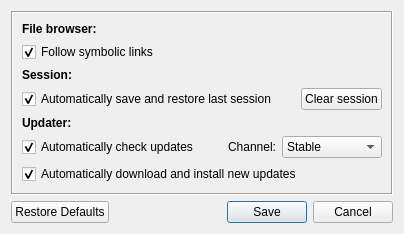
<?xml version="1.0" encoding="UTF-8"?>
<ui version="4.0">
 <class>settingsDialog</class>
 <widget class="QDialog" name="settingsDialog">
  <property name="geometry">
   <rect>
    <x>0</x>
    <y>0</y>
    <width>404</width>
    <height>218</height>
   </rect>
  </property>
  <property name="windowTitle">
   <string>Settings</string>
  </property>
  <property name="modal">
   <bool>true</bool>
  </property>
  <layout class="QVBoxLayout" name="verticalLayout_2">
   <item>
    <widget class="QFrame" name="frame">
     <property name="frameShape">
      <enum>QFrame::Box</enum>
     </property>
     <property name="frameShadow">
      <enum>QFrame::Sunken</enum>
     </property>
     <layout class="QVBoxLayout" name="verticalLayout">
      <item>
       <widget class="QLabel" name="fileBrowserLbl">
        <property name="font">
         <font>
          <weight>75</weight>
          <bold>true</bold>
         </font>
        </property>
        <property name="text">
         <string>File browser:</string>
        </property>
       </widget>
      </item>
      <item>
       <widget class="QCheckBox" name="followSymChBox">
        <property name="text">
         <string>Follow symbolic links</string>
        </property>
        <property name="checked">
         <bool>true</bool>
        </property>
       </widget>
      </item>
      <item>
       <widget class="QLabel" name="sessionLbl">
        <property name="font">
         <font>
          <weight>75</weight>
          <bold>true</bold>
         </font>
        </property>
        <property name="text">
         <string>Session:</string>
        </property>
       </widget>
      </item>
      <item>
       <layout class="QHBoxLayout" name="sessionLayout">
        <item>
         <widget class="QCheckBox" name="saveRestoreSessionChBox">
          <property name="sizePolicy">
           <sizepolicy hsizetype="Expanding" vsizetype="Fixed">
            <horstretch>0</horstretch>
            <verstretch>0</verstretch>
           </sizepolicy>
          </property>
          <property name="text">
           <string>Automatically save and restore last session</string>
          </property>
          <property name="checked">
           <bool>true</bool>
          </property>
         </widget>
        </item>
        <item>
         <widget class="QPushButton" name="clearSessionBtn">
          <property name="text">
           <string>Clear session</string>
          </property>
         </widget>
        </item>
       </layout>
      </item>
      <item>
       <widget class="QLabel" name="updaterLbl">
        <property name="font">
         <font>
          <weight>75</weight>
          <bold>true</bold>
         </font>
        </property>
        <property name="text">
         <string>Updater:</string>
        </property>
       </widget>
      </item>
      <item>
       <layout class="QHBoxLayout" name="horizontalLayout">
        <property name="spacing">
         <number>6</number>
        </property>
        <item>
         <widget class="QCheckBox" name="checkUpdatesChBox">
          <property name="text">
           <string>Automatically check updates</string>
          </property>
          <property name="checked">
           <bool>true</bool>
          </property>
         </widget>
        </item>
        <item>
         <spacer name="horizontalSpacer">
          <property name="orientation">
           <enum>Qt::Horizontal</enum>
          </property>
          <property name="sizeHint" stdset="0">
           <size>
            <width>40</width>
            <height>20</height>
           </size>
          </property>
         </spacer>
        </item>
        <item>
         <widget class="QLabel" name="channelLbl">
          <property name="text">
           <string>Channel:</string>
          </property>
         </widget>
        </item>
        <item>
         <widget class="QComboBox" name="channelCombo">
          <item>
           <property name="text">
            <string>Stable</string>
           </property>
          </item>
          <item>
           <property name="text">
            <string>Pre-releases</string>
           </property>
          </item>
         </widget>
        </item>
       </layout>
      </item>
      <item>
       <widget class="QCheckBox" name="downUpdatesChBox">
        <property name="text">
         <string>Automatically download and install new updates</string>
        </property>
        <property name="checked">
         <bool>true</bool>
        </property>
       </widget>
      </item>
     </layout>
    </widget>
   </item>
   <item>
    <widget class="QDialogButtonBox" name="buttonBox">
     <property name="orientation">
      <enum>Qt::Horizontal</enum>
     </property>
     <property name="standardButtons">
      <set>QDialogButtonBox::Cancel|QDialogButtonBox::RestoreDefaults|QDialogButtonBox::Save</set>
     </property>
    </widget>
   </item>
  </layout>
 </widget>
 <resources/>
 <connections>
  <connection>
   <sender>buttonBox</sender>
   <signal>accepted()</signal>
   <receiver>settingsDialog</receiver>
   <slot>accept()</slot>
   <hints>
    <hint type="sourcelabel">
     <x>248</x>
     <y>254</y>
    </hint>
    <hint type="destinationlabel">
     <x>157</x>
     <y>274</y>
    </hint>
   </hints>
  </connection>
  <connection>
   <sender>buttonBox</sender>
   <signal>rejected()</signal>
   <receiver>settingsDialog</receiver>
   <slot>reject()</slot>
   <hints>
    <hint type="sourcelabel">
     <x>316</x>
     <y>260</y>
    </hint>
    <hint type="destinationlabel">
     <x>286</x>
     <y>274</y>
    </hint>
   </hints>
  </connection>
 </connections>
</ui>
